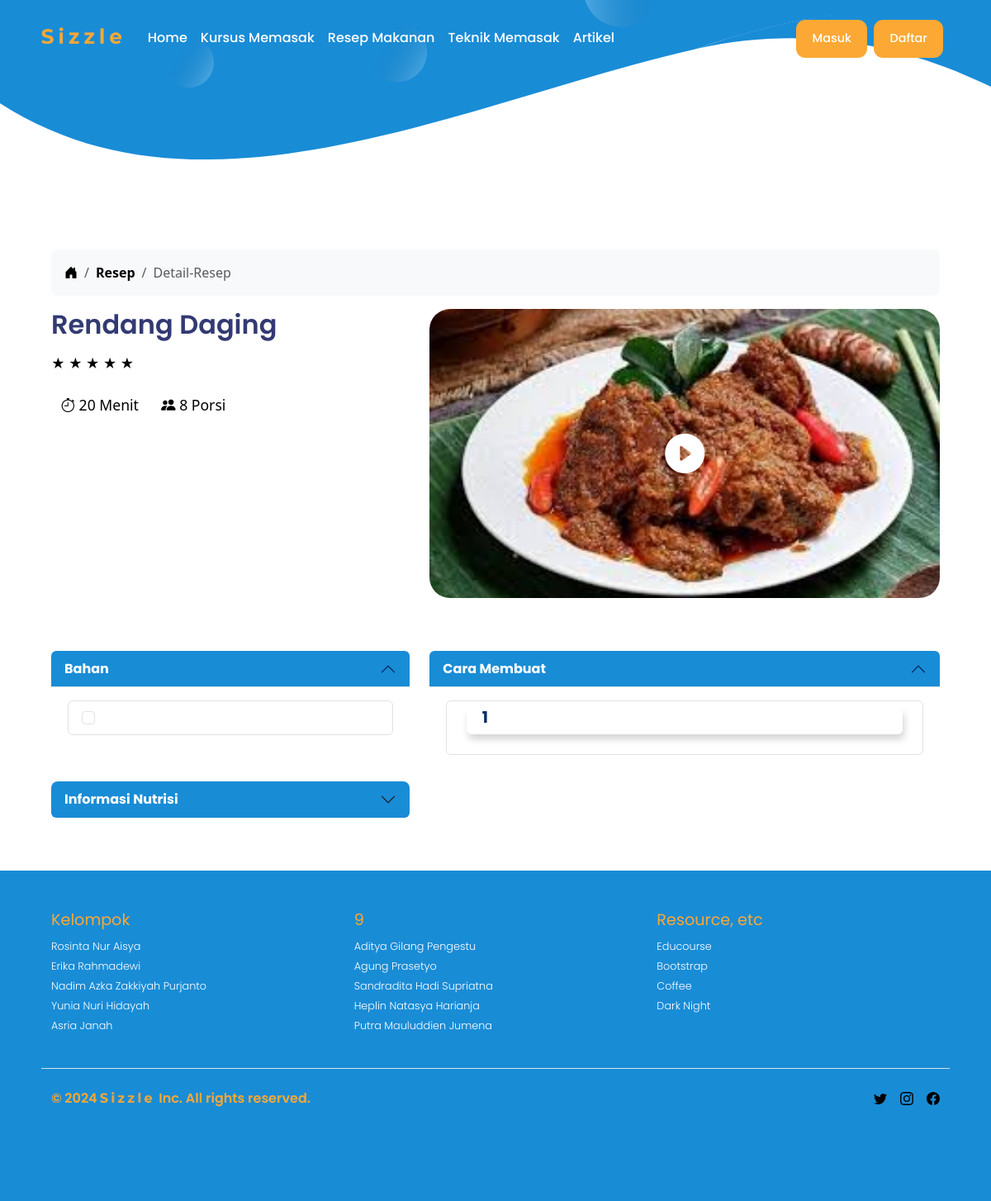
The app's page /resep/6/, older data.
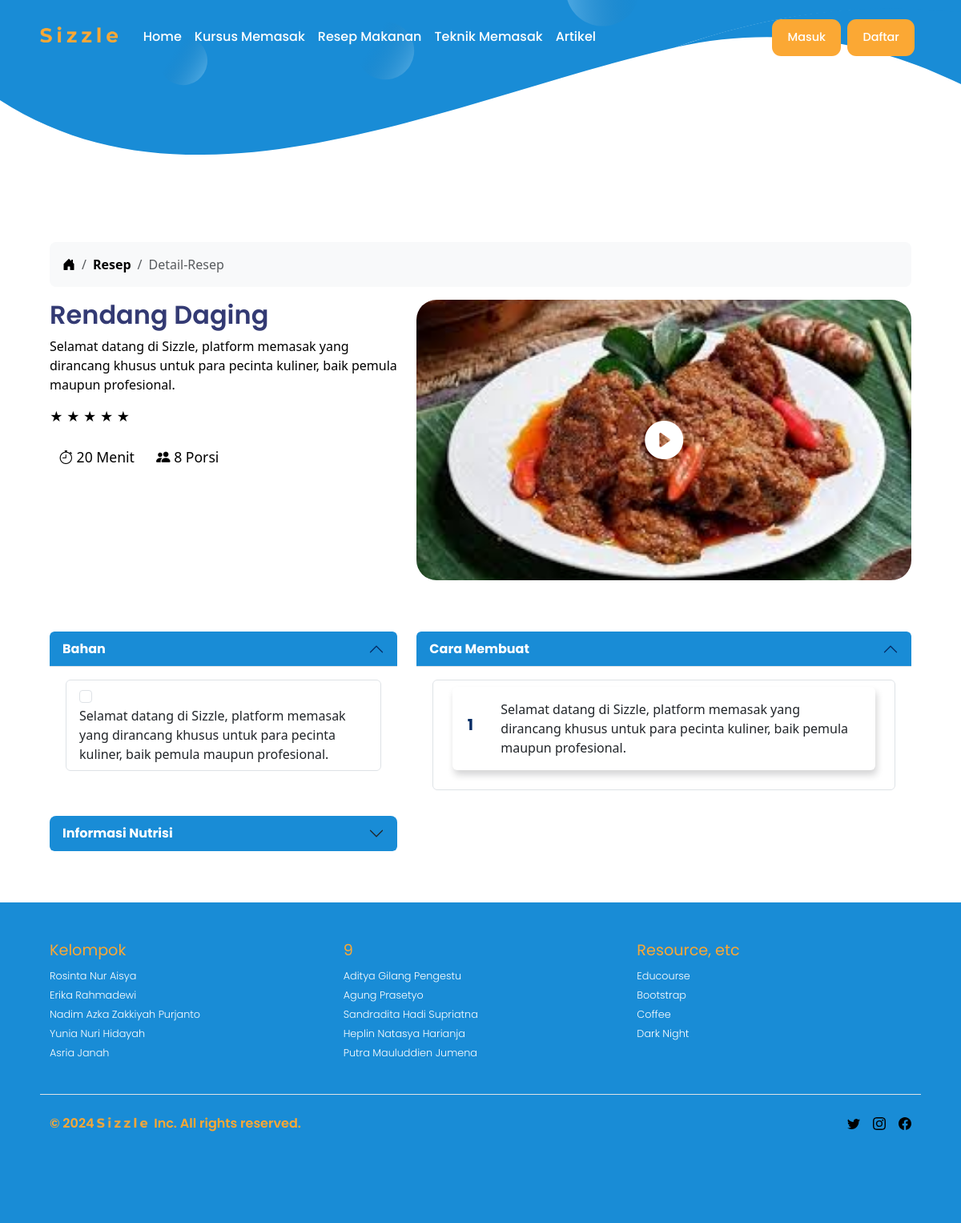
The same page, newer data.
### app/models.py (models this page shows, shortened)
class Resep(models.Model):
    id_resep = models.AutoField(primary_key=True)
    nama_resep = models.CharField(max_length=50, unique=True)
    rating = models.DecimalField(max_digits=3, decimal_places=2, default=0.00)
    durasi = models.IntegerField(default=0)
    porsi = models.IntegerField(default=0)
    gambar_resep = models.ImageField(upload_to='images/resep/', null=True, blank=True)
    definisi = models.TextField(null=True, blank=True)
    bahan = models.TextField(null=True, blank=True)
    informasi_nutrisi = models.TextField(null=True, blank=True)
    cara_membuat = models.TextField(null=True, blank=True)
    kategori_resep = models.ForeignKey('KategoriResep', on_delete=models.CASCADE, related_name='reseps', default=1)

### app/views.py (the view)
# urls.py: path('resep/<int:id_resep>/', views.detail_resep, name='detail_resep'),
def detail_resep(request, id_resep):
    resep = get_object_or_404(Resep, id_resep=id_resep)
    bahan_list = resep.bahan.split('\n')
    langkah_cara_membuat = resep.cara_membuat.split('\n')
    return render(request, 'detail_resep.html', {
        'resep': resep,
        'bahan_list': bahan_list,
        'informasi_nutrisi': resep.informasi_nutrisi,
        'langkah_cara_membuat': langkah_cara_membuat
    })

### app/models.py (called while the page is built)
    def __str__(self):
        return self.kategori_resep

### app/templatetags/custom_filters.py (called while the page is built)
@register.filter(name='concat_slug')
def concat_slug(value, arg):
    slug = arg.lower().replace(' ', '-')
    return f"{value}-{slug}"

### templates/detail_resep.html (shortened to what the changed rows need)
<!DOCTYPE html>
{% extends 'base.html' %}
{% load static %}
{% load custom_filters %}
{% block body_block %}
<div class="container mb-5">
  <div class="row text-body-emphasis">
    <div class="col-lg-5 themed-grid-col">
      <h2>{{ resep.nama_resep }}</h2>
      <p class="fs-6 fw-light lh-base">
        {{ resep.definisi }}
      </p>
      <div class="rating">
        {% for i in "12345" %}
        {% if forloop.counter <= resep.rating|floatformat %} <span class="star text-warning">&#9733;</span>
          {% else %}
          <span class="star">&#9733;</span>
          {% endif %}
          {% endfor %}
      </div><br>
      <span class="badge text-body-emphasis fw-normal rounded-pill bi bi-stopwatch" style="font-size: 1.1rem;">
        {{ resep.durasi }} Menit
      </span>
      <span class="badge text-body-emphasis fw-normal rounded-pill bi bi-people-fill" style="font-size: 1.1rem;">
        {{ resep.porsi }} Porsi
      </span>
    </div>
    <div class="col-lg-7 themed-grid-col mb-5">
      <div class="position-relative">
        {% if resep.gambar_resep %}
        <img src="{{ resep.gambar_resep.url }}" alt="{{ resep.nama_resep }}" class="img-fluid rounded-4"
          style="width: 100%; height: 350px; object-fit: cover;">
        {% else %}
        <img src="{% static 'images/sizzle-logo.svg' %}" alt="Default Image" class="img-fluid">
        {% endif %}
        <i class="bi bi-play-circle-fill position-absolute top-50 start-50 translate-middle text-white"
          style="font-size: 3rem"></i>
      </div>
    </div>
  </div>
  <div class="row text-body-emphasis mt-3">
    <div class="col-md-5 themed-grid-col">
      <div class="accordion">
        <div class="accordion-item">
          <h2 class="accordion-header">
            <button class="accordion-button" type="button" data-bs-toggle="collapse" data-bs-target="#collapseOne"
              aria-expanded="true" aria-controls="collapseOne">
              Bahan
            </button>
          </h2>
          <div id="collapseOne" class="accordion-collapse collapse show" data-bs-parent="bahan">
            <div class="accordion-body">
              {% for bahan in bahan_list %}
              <ul class="list-group">
                <li class="list-group-item">
                  <input class="form-check-input me-1" type="checkbox"
                    id="bahan{{ forloop.parentloop.counter }}{{ forloop.counter }}">
                  <label class="form-check-label stretched-link"
                    for="bahan{{ forloop.parentloop.counter }}{{ forloop.counter }}">
                    {{ bahan }}
                  </label>
                </li>
              </ul>
              <br>
              {% endfor %}
            </div>
          </div>
        </div>
        <div class="accordion-item">
          <h2 class="accordion-header">
            <button class="accordion-button collapsed" type="button" data-bs-toggle="collapse"
              data-bs-target="#collapseTwo" aria-expanded="false" aria-controls="collapseTwo">
              Informasi Nutrisi
            </button>
          </h2>
        </div>
      </div>
    </div>
    <div class="col-md-7 themed-grid-col">
      <div class="accordion">
        <div class="accordion-item">
          <h2 class="accordion-header">
            <button class="accordion-button" type="button" data-bs-toggle="collapse" data-bs-target="#collapseThird"
              aria-expanded="true" aria-controls="collapseThird">
              Cara Membuat
            </button>
          </h2>
          <div id="collapseThird" class="accordion-collapse collapse show" data-bs-parent="#accordionExample">
            <div class="accordion-body">
              <ul class="list-group">
                {% for langkah in langkah_cara_membuat %}
                <li class="list-group-item">
                  <div class="card mb-3" style="max-width: 540px;">
                    <div class="row g-0">
                      <div class="col-md-1 text-center d-flex align-items-center justify-content-center">
                        <h5 class="fw-bold text-primary-emphasis">{{ forloop.counter }}</h5>
                      </div>
                      <div class="col-md-11">
                        <div class="card-body">
                          <p class="card-text">{{ langkah }}</p>
                        </div>
                      </div>
                    </div>
                  </div>
                </li>
                {% endfor %}
              </ul>
            </div>
          </div>
        </div>
      </div>
    </div>
  </div>
</div>
{% endblock %}

Row changes from the older to the newer data that the page shows:
changed Resep "Rendang Daging": definisi (not shown) → "Selamat datang di Sizzle, platform memasak yang dirancang khusus untuk para pecinta kuliner, baik pemula maupun profesional."
Text that changed along with them:
new list line: "Selamat datang di Sizzle, platform memasak yang dirancang khusus untuk para pecinta kuliner, baik pemula maupun profesional."
new list line: "1"
list line gone: "1"
